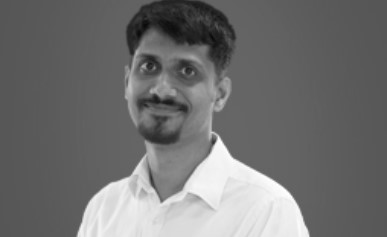
#> input picture testimage.jpg, 387 x 237 px
$ python main.py testimage.jpg
#> lines starting #> are read from the running program, lines starting #| are printed output that depends on the picture
### image_reader.py
# image_reader.py
import cv2
import os
from seeding import Seeding
from graph_builder import GraphBuilder
from display import Display
from AugmentingPath import AugmentingPath
from PushRelabel import PushRelabel
SIGMA = 30
SOURCE, SINK = -2, -1
# image_reader.py

class ImageReader:
    def __init__(self, imagefile, size=(30, 30), algo="ap"):
        self.imagefile = imagefile
        self.size = size
        self.algo = algo

    def imageSegmentation(self):
        pathname = os.path.splitext(self.imagefile)[0]
        image = cv2.imread(self.imagefile, cv2.IMREAD_GRAYSCALE)
#> image is the input picture: shape (237, 387); min 8, max 255, mean 112.8
        image = cv2.resize(image, self.size)
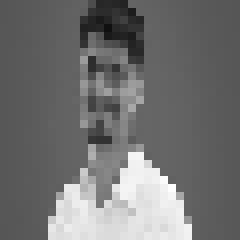
#> image: shape (30, 30) (shown 8 times larger); min 16, max 254, mean 112.8
        graph, seededImage = GraphBuilder(image).buildGraph()
        cv2.imwrite(pathname + "seeded.jpg", seededImage)

        global SOURCE, SINK
        SOURCE += len(graph)
        SINK += len(graph)

        if self.algo == "ap":
            cuts = AugmentingPath.augmentingPath(graph, SOURCE, SINK)
        elif self.algo == "pr":
            cuts = PushRelabel.pushRelabel(graph, SOURCE, SINK)
        else:
            raise ValueError("Unknown algorithm: " + self.algo)

        print("cuts:")
        print(cuts)
        image = Display(image).displayCut(cuts)
        image = cv2.resize(image, (0, 0), fx=10, fy=10)
        Seeding(image).show_image(image)
        savename = pathname + "cut.jpg"
        cv2.imwrite(savename, image)
        print("Saved image as", savename)

### graph_builder.py
# graph_builder.py
import numpy as np
import cv2
from math import exp, pow
from seeding import Seeding
SIGMA = 30

class GraphBuilder:
    def __init__(self, image):
        self.image = image

    def boundaryPenalty(self, ip, iq):
        bp = 100 * exp(- pow(int(ip) - int(iq), 2) / (2 * pow(SIGMA, 2)))
        return bp

    def buildGraph(self):
        V = self.image.size + 2
#> V = 902
        graph = np.zeros((V, V), dtype='int32')
        K = self.makeNLinks(graph)
        seeds, seededImage = Seeding(self.image).plantSeed(self.image)
        self.makeTLinks(graph, seeds, K)
        return graph, seededImage

    def makeNLinks(self, graph):
        K = -float("inf")
        r, c = self.image.shape
#> r = 30; c = 30
        for i in range(r):
            for j in range(c):
                x = i * c + j
                if i + 1 < r:  # pixel below
                    y = (i + 1) * c + j
                    bp = self.boundaryPenalty(self.image[i][j], self.image[i + 1][j])
                    graph[x][y] = graph[y][x] = bp
                    K = max(K, bp)
                if j + 1 < c:  # pixel to the right
                    y = i * c + j + 1
                    bp = self.boundaryPenalty(self.image[i][j], self.image[i][j + 1])
                    graph[x][y] = graph[y][x] = bp
                    K = max(K, bp)
#> this loop made 30 passes
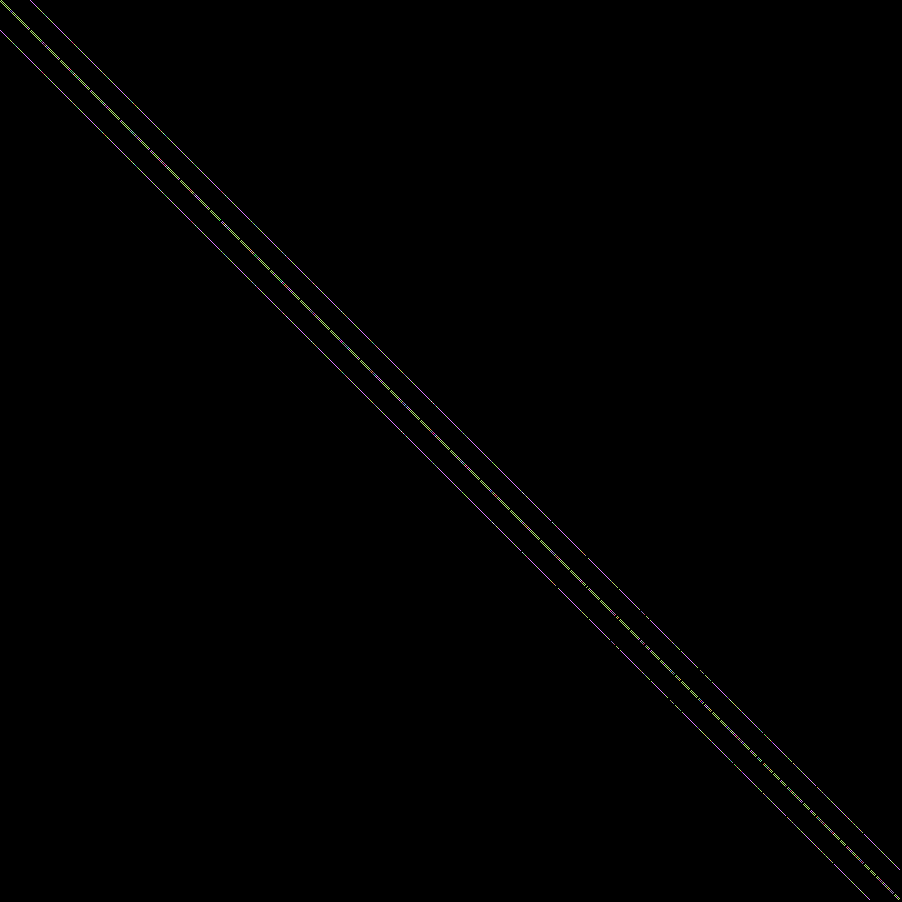
#> graph: shape (902, 902) int32; 69 distinct labels, from 0 to 100; one colour per label, 0 black
        return K

    def makeTLinks(self, graph, seeds, K):
        r, c = seeds.shape
        for i in range(r):
            for j in range(c):
                x = i * c + j
                if seeds[i][j] == 1:
                    graph[-2][x] = K
                elif seeds[i][j] == 2:
                    graph[x][-1] = K

### seeding.py
# seeding.py
import cv2
import numpy as np
SF = 10

class Seeding:
    def __init__(self, image):
        self.image = image

    def show_image(self, image):
        windowname = "Segmentation"
        cv2.namedWindow(windowname, cv2.WINDOW_NORMAL)
        cv2.startWindowThread()
        cv2.imshow(windowname, image)
        cv2.waitKey(0)
        cv2.destroyAllWindows()

    def plantSeed(self, image):
        # [17 lines left out: functions drawLines, onMouse, not called in this run]

        def paintSeeds(pixelType):
            print("Planting", pixelType, "seeds")
            global drawing
            drawing = False
            windowname = "Plant " + pixelType + " seeds"
            cv2.namedWindow(windowname, cv2.WINDOW_AUTOSIZE)
            cv2.setMouseCallback(windowname, onMouse, pixelType)
            while True:
                cv2.imshow(windowname, image)
                if cv2.waitKey(1) & 0xFF == 27:
                    break
            cv2.destroyAllWindows()

        seeds = np.zeros(image.shape, dtype="uint8")
        image = cv2.cvtColor(image, cv2.COLOR_GRAY2RGB)
#> image: shape (30, 30, 3)
        image = cv2.resize(image, (0, 0), fx=SF, fy=SF)
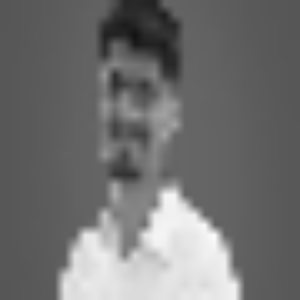
#> image: shape (300, 300, 3); min 17, max 253, mean 112.7

        radius = 10
        thickness = -1  # fill the whole circle
        global drawing
        drawing = False

        paintSeeds("OBJ")
#> (key Esc is pressed here)
        paintSeeds("BKG")
#> (key Enter is pressed here)
#> in buildGraph, `seeds, seededImage = Seeding(self.image).plantSeed(self.image)`: seeds: shape (30, 30); every value is 0
        return seeds, image

### AugmentingPath.py
from queue import Queue
import numpy as np

class AugmentingPath:
    @staticmethod
    def bfs(rGraph, V, s, t, parent):
        q = Queue()
        visited = np.zeros(V, dtype=bool)
        q.put(s)
        visited[s] = True
        parent[s] = -1

        while not q.empty():
            u = q.get()
            for v in range(V):
                if not visited[v] and rGraph[u][v] > 0:
                    q.put(v)
                    parent[v] = u
                    visited[v] = True
        return visited[t]

    @staticmethod
    def dfs(rGraph, V, s, visited):
        stack = [s]
        while stack:
            v = stack.pop()
            if not visited[v]:
                visited[v] = True
                stack.extend([u for u in range(V) if rGraph[v][u] > 0])

    @staticmethod
    def augmentingPath(graph, s, t):
#> called with s = 900, t = 901
        print("Running augmenting path algorithm")
        rGraph = graph.copy()
        V = len(graph)
        parent = np.zeros(V, dtype='int32')

        while AugmentingPath.bfs(rGraph, V, s, t, parent):
            pathFlow = float("inf")
            v = t
            while v != s:
                u = parent[v]
                pathFlow = min(pathFlow, rGraph[u][v])
                v = parent[v]

            v = t
            while v != s:
                u = parent[v]
                rGraph[u][v] -= pathFlow
                rGraph[v][u] += pathFlow
                v = parent[v]
#> this loop made 0 passes

        visited = np.zeros(V, dtype=bool)
        AugmentingPath.dfs(rGraph, V, s, visited)
#> the loop in dfs, `while stack:` made 1 pass

        cuts = []

        for i in range(V):
            for j in range(V):
                if visited[i] and not visited[j] and graph[i][j] > 0:
                    cuts.append((i, j))
        print("ap")
        return cuts

### display.py
# display.py
import cv2

class Display:
    def __init__(self, image):
        self.image = image

    def displayCut(self, cuts):
        def colorPixel(i, j):
            self.image[i][j] = (0, 0, 255)

        r, c = self.image.shape
        self.image = cv2.cvtColor(self.image, cv2.COLOR_GRAY2RGB)
        for c in cuts:
            if c[0] != -2 and c[0] != -1 and c[1] != -2 and c[1] != -1:
                colorPixel(c[0] // r, c[0] % r)
                colorPixel(c[1] // r, c[1] % r)
        return self.image

### utility.py
# utility.py
import argparse

class Utility:
    @staticmethod
    def parseArgs():
        def algorithm(string):
            if string in {"ap", "pr"}:
                return string
            raise argparse.ArgumentTypeError("Algorithm should be one of 'ap' (Augmenting Path) or 'pr' (Push Relabel).")

        parser = argparse.ArgumentParser()
        parser.add_argument("imagefile")
        parser.add_argument("--size", "-s", default=30, type=int, help="Defaults to 30x30")
        parser.add_argument("--algo", "-a", default="ap", type=algorithm, help="Algorithm to use: 'ap' for Augmenting Path, 'pr' for Push Relabel")
        return parser.parse_args()

### main.py
# main.py
from utility import Utility
from image_reader import ImageReader

if __name__ == "__main__":
    args = Utility.parseArgs()
    ImageReader(args.imagefile, (args.size, args.size), args.algo).imageSegmentation()
